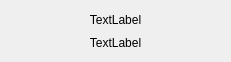
<?xml version="1.0" encoding="UTF-8"?>
<ui version="4.0">
 <class>Frame</class>
 <widget class="QFrame" name="Frame">
  <property name="geometry">
   <rect>
    <x>0</x>
    <y>0</y>
    <width>231</width>
    <height>62</height>
   </rect>
  </property>
  <property name="minimumSize">
   <size>
    <width>75</width>
    <height>0</height>
   </size>
  </property>
  <property name="maximumSize">
   <size>
    <width>16777215</width>
    <height>62</height>
   </size>
  </property>
  <property name="cursor">
   <cursorShape>PointingHandCursor</cursorShape>
  </property>
  <property name="windowTitle">
   <string>Frame</string>
  </property>
  <layout class="QVBoxLayout" name="verticalLayout">
   <item>
    <widget class="QLabel" name="weekday_name">
     <property name="text">
      <string>TextLabel</string>
     </property>
     <property name="alignment">
      <set>Qt::AlignCenter</set>
     </property>
    </widget>
   </item>
   <item>
    <widget class="QLabel" name="day_number">
     <property name="text">
      <string>TextLabel</string>
     </property>
     <property name="alignment">
      <set>Qt::AlignCenter</set>
     </property>
    </widget>
   </item>
  </layout>
 </widget>
 <resources/>
 <connections/>
</ui>
